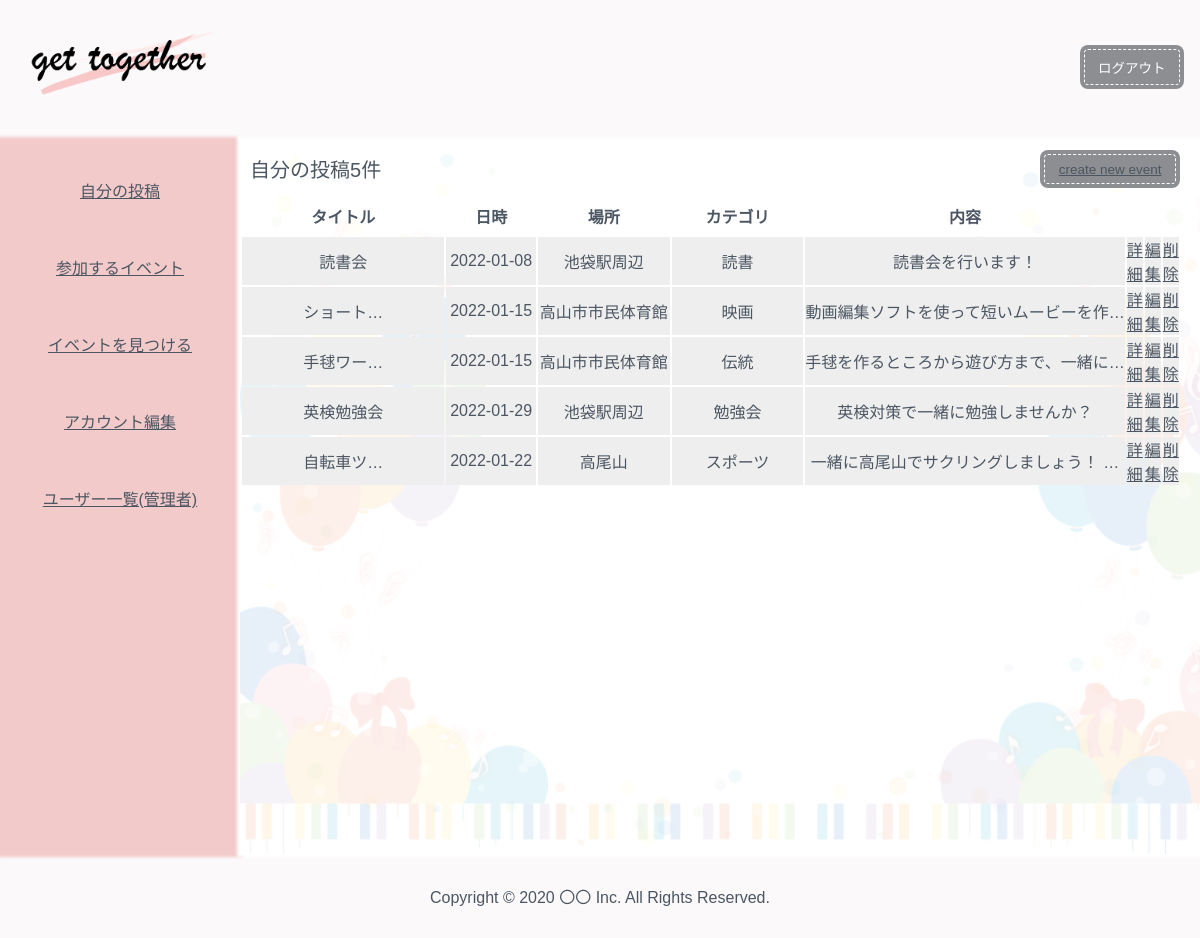
/Views/my_index.php (signed in), run on the app's committed database.
### tables this page shows
CREATE TABLE `events` (
  `id` int(11) NOT NULL,
  `title` varchar(300) NOT NULL,
  `content` varchar(20000) DEFAULT NULL,
  `place` varchar(100) DEFAULT NULL,
  `date` date DEFAULT NULL,
  `category` varchar(1000) DEFAULT NULL,
  `user_id` int(11) NOT NULL,
  `del_flag` int(11) NOT NULL DEFAULT '0'
);

### Controllers/Controller1.php (called while the page is built, shortened)
<?php
require_once('../Models/MyPage.php');
class PlayerController {
	  public function __construct() {
		$this->MyPage = new MyPage();
	  }
	public function countM() {
		$s = $_SESSION['login_user']['id'];
		$countmine = $this->MyPage->countMine($s);
		return $countmine;
	}
  public function my_index() {
	$page = 0;
	$my_posts = $this->MyPage->myIndex($page);
	$my_index_count = $this->MyPage->countPage();
	$params = [
          'my_posts'
          => $my_posts
          ,'pages' => $my_index_count / 20
        ];
	return $params;
	}
}
?>

### Models/Db.php (called while the page is built, shortened)
<?php
class Db {
	public function __construct($dbh = null) {
		if(!$dbh) {
			try {
				$this->dbh = new PDO(
					'mysql:dbname='.DB_NAME.
					';host='.DB_HOST, DB_USER, DB_PASSWD
				);
			} catch (PDOException $e) {
				echo "接続失敗:" . $e->getMessage() . "\n";
				exit();
			}
		} else{
			$this->dbh = $dbh;
		}
	}
}

### Models/MyPage.php (called while the page is built, shortened)
<?php
require_once('../Models/Db.php');
class MyPage extends Db  {
    public function myIndex($id = 0):Array {
        $sql = 'SELECT * FROM events';
        $sql .= ' WHERE user_id = :id';
        $sth = $this->dbh->prepare($sql);
        $sth->bindParam(':id',$_SESSION['login_user']['id'], PDO::PARAM_INT);
        $sth->execute();
        $result = $sth->fetchAll(PDO::FETCH_ASSOC);
        return $result;
    }
    public function countMine($s) {
        $sql = 'SELECT COUNT(id) FROM events
                WHERE del_flag = 0 AND user_id = '.$_SESSION['login_user']['id'];
        $sth = $this->dbh->prepare($sql);
        $sth->execute();
        $result = $sth->fetchAll(PDO::FETCH_ASSOC);
        return $result;
    }
    public function countPage():Int {
      $sql = 'SELECT COUNT(*) FROM events';
      $sql .= ' WHERE id = :id';
      $sth = $this->dbh->prepare($sql);
      $sth->bindParam(':id', $_SESSION['login_user']['id'], PDO::PARAM_INT);
      $sth->execute();
      $count = $sth->fetchColumn();
      return $count;
    }
}

### Views/my_index.php (the view, shortened to what this page needs)
<?php
require_once '../Controllers/Controller1.php';
$a = new PlayerController();
$c = $a->countM();
$params = $a->my_index();
?>
<!DOCTYPE html>
<html lang="ja">
<head>
  <link rel="stylesheet" type="text/css" href="css/my_index.css">
</head>
<body>
<?php include("header.php"); ?>
<article>
  <?php
  include("side.php");
  ?>
  <div class="content2">
    <div class="container">
    <p class="my_index_title">自分の投稿<?php echo $c[0]["COUNT(id)"]; ?>件</p>
    <button class="btn-stitch"><a href="my_create.php">create new event</a></button>
    </div>
<div class="view">
      <table class="db_table">
        <tr>
            <th class="title">タイトル</th>
            <th class="date">日時</th>
            <th class="place">場所</th>
            <th class="cate">カテゴリ</th>
            <th lass="contents">内容</th>
        </tr>
        <?php foreach ($params['my_posts'] as $my_post): ?>
        <?php if($my_post['del_flag'] == 1):?>
        <?php else:  ?>
        <tr class="contents_conainer">
            <td><?php echo mb_strimwidth($my_post['title'], 0, 10, '…', 'UTF-8' ); ?></td>
            <td class="date"><?php echo $my_post['date']; ?></td>
            <td><?php echo $my_post['place']; ?></td>
            <td class="cate"><?php echo $my_post['category']; ?></td>
            <td class="contents"><?php echo mb_strimwidth($my_post['content'], 0, 40, '…', 'UTF-8' ); ?></td>
            <td>
            <a href="my_detail.php?id=<?php echo $my_post['id']; ?>">詳細</a>
            </td>
            <td>
            <a href="my_edit.php?id=<?php echo $my_post['id']; ?>">編集</a>
            </td>
            <td>
           <a style="cursor: pointer;"
                    href="my_delete_complete.php?id=<?php echo $my_post['id']; ?>" onclick="return de()">削除</a>
            </td>
            <?php endif;  ?>
            <?php endforeach; ?>
          </table>
    </div>
  </div>
</article>
<div>
<?php
include("footer.php");
?>
</div>
</body>
</html>

### Views/css/my_index.css (style rules this page uses)
* { -webkit-appearance: none; }
* { color: #4c5662; margin: 0px; padding: 0px; }
body { font-family: arial; }
.btn-stitch { margin: 10px; display: inline-block; padding: 0.5em 1em; text-decoration: none; background: #818b9f; color: #FFF; border-radius: 4px; box-shadow: 0px 0px 0px 3px #818b9f; border: dashed 1px #FFF; }
.content2 { color: #4c5662; padding-top: 10px; background-color:white; width:80%; text-align:center; box-shadow: 0 0 3px 3px #ffffff; background-image: url(./img/fuu.png); background-color:rgba(255,255,255,0.8); background-blend-mode:lighten; background-size: cover; }
.my_index_title { font-size: 20px; margin: 10px; }
.container { display: flex; justify-content: space-between; }
.contents { overflow: hidden; text-overflow: ellipsis; white-space: nowrap; width: 20%; }
.contents_conainer { background: #eee; overflow: hidden; width: 70%; }
.title { width: 23%; height: 39px; }
.place { width: 15%; height: 39px; }
.cate { width: 15%; height: 39px; }
.date { width: 10%; height: 39px; }
.db_table { width: 98%; }

### Views/css/header.css (style rules this page uses)
* { -webkit-appearance: none; }
* { margin: 0px; padding: 0px; }
body { font-family: arial; }
.btn-stitch { display: inline-block; padding: 0.5em 1em; text-decoration: none; background: #818b9f; color: #FFF; border-radius: 4px; box-shadow: 0px 0px 0px 5px #818b9f; border: dashed 1px #FFF; }

### Views/css/mypage.css (style rules this page uses)
* { -webkit-appearance: none; }
* { margin: 0px; padding: 0px; }
body { font-family: arial; }
.btn-stitch { display: inline-block; padding: 0.5em 1em; text-decoration: none; background: #8c8e91; color: #FFF; border-radius: 4px; box-shadow: 0px 0px 0px 4px #8c8e91; border: dashed 1px #FFF; margin-right: 2.5%; font-size: 13.5px; }
article { display:flex; }
.title { width: 23%; height: 39px; }
.place { width: 15%; height: 39px; }
.cate { width: 15%; height: 39px; }
.date { width: 10%; height: 39px; }

### Views/css/footer.css (style rules this page uses)
* { margin: 0px; padding: 0px; }
body { font-family: arial; }

### data on the page
events: title "読書会", date "2022-01-08", place "池袋駅周辺", category "読書", content "読書会を行います！"
events: title "ショート…", date "2022-01-15", place "高山市市民体育館", category "映画", content "動画編集ソフトを使って短いムービーを作…"
events: title "手毬ワー…", date "2022-01-15", place "高山市市民体育館", category "伝統", content "手毬を作るところから遊び方まで、一緒に…"
events: title "英検勉強会", date "2022-01-29", place "池袋駅周辺", category "勉強会", content "英検対策で一緒に勉強しませんか？"
events: title "自転車ツ…", date "2022-01-22", place "高尾山", category "スポーツ", content "一緒に高尾山でサクリングしましょう！ …"

### other printed values
$c[0]["COUNT(id)"] "5"
